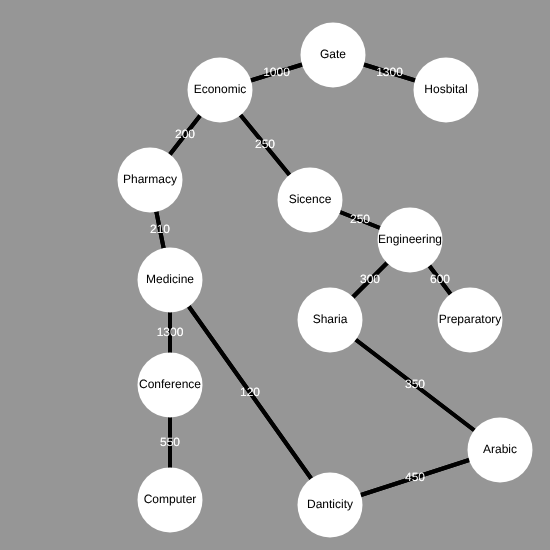
Frame 1 (no input)
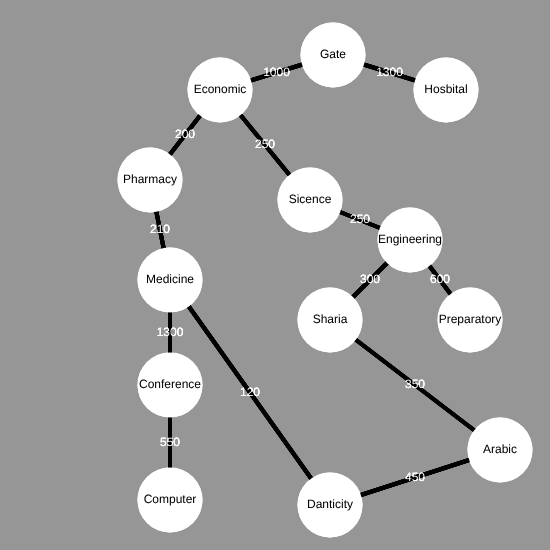
Frame 2 (the mouse pressed at the canvas centre, redrawn once)

The p5.js sketch that drew these frames (run headless with seeded random() and noise() and a simulated clock; the mouse was pressed at the canvas centre and the sketch redrawn once):

// p5.js sketch
// ── sketch.js
let size = 65;

function setup() {
  let screenHight = 550;
  let screenWidth = 550;

  createCanvas(screenWidth, screenHight);
  background(150);
  noSmooth();
  strokeWeight(4);

}

function draw() {
  textSize(12);

  for (let i = 0; i < colleges.length; i++) {
    for (let j = 0; j < colleges[i].links.length; j++) {
      let tem = colleges[i].links[j].index;
      let xaxis = lerp(colleges[i].axis[0], colleges[tem].axis[0],0.5);
      let yaxis = lerp(colleges[i].axis[1], colleges[tem].axis[1],0.5);
      push();
      stroke(1);
      line(colleges[i].axis[0], colleges[i].axis[1], colleges[tem].axis[0], colleges[tem].axis[1]);
      pop();
      push();
      fill(250, 250, 250);
      textAlign(CENTER, CENTER)
      text(colleges[i].links[j].G,xaxis,yaxis);
      pop();
    }
  }
  push();
  strokeWeight(0);
  for (let i = 0; i < colleges.length; i++) {
    stroke(1);
    textAlign(CENTER, CENTER)
    ellipse(colleges[i].axis[0], colleges[i].axis[1], size, size);
    text(colleges[i].name, colleges[i].axis[0], colleges[i].axis[1]);
  }
  pop();
  noLoop();
}
// ── Astar.js
const colleges = [
    { name: "Gate", axis: [333, 55], links: [{ index: 1, G: 1000 }, { index: 2, G: 1300 }], heurestic: 1500 }, // 0
    { name: "Economic", axis: [220, 90], links: [{ index: 0, G: 1000 }, { index: 3, G: 200 }, { index: 4, G: 250 }], heurestic: 1120 }, // 1
    { name: "Hosbital", axis: [446, 90], links: [{ index: 0, G: 1300 }], heurestic: 1060 }, // 2
    { name: "Pharmacy", axis: [150, 180], links: [{index: 1, G: 200},{index: 10, G: 210}], heurestic: 910 }, //3
    { name: "Sicence", axis: [310, 200], links: [{index: 1, G: 250},{index: 5, G: 250}], heurestic: 1250 },//4
    { name: "Engineering", axis: [410 , 240], links: [{index: 4, G: 250},{index: 6, G: 600},{index: 7, G: 300}], heurestic: 1250 },//5
    { name: "Preparatory", axis: [470, 320], links: [{index: 5, G: 600}], heurestic: 1440 },//6
    { name: "Sharia", axis: [330, 320], links: [{index: 5, G: 300},{index: 8, G: 350}], heurestic: 1140 },//7
    { name: "Arabic", axis: [500, 450], links: [{index: 7, G: 350},{index: 9, G: 450}], heurestic: 1030 },//8
    { name: "Danticity", axis: [330, 505], links: [{index: 8, G: 450},{index: 10, G: 120}], heurestic: 1500 },//9
    { name: "Medicine", axis: [170, 280], links: [{index: 3, G: 210},{index: 9, G: 120},{index: 11, G: 1300}], heurestic: 930 },//10
    { name: "Conference", axis: [170, 385], links: [{index: 10, G: 1300},{index: 12, G: 550}], heurestic: 445 },//11
    { name: "Computer", axis: [170, 500], links: [{index: 11, G: 550}], heurestic: 0 }//12
  ]

let path = [];
let visited = [];
let funcG = [];
let funcF= [];
let list = [];
let counter = 0;

function Astar(){
    funcG[0] = 0;
    funcF[0] = 0;
    assignFCost(0);
    list = [0];
    path[0] = [0];
    travel(0);
    console.log(path[12]);
    let arr = path[12];
    for(let i = 0; i < path[12].length; i++){
      if(i == arr.length - 1){
        break;
      }
      let xaxis = lerp(colleges[arr[i]].axis[0], colleges[arr[i+1]].axis[0],0.5);
      let yaxis = lerp(colleges[arr[i]].axis[1], colleges[arr[i+1]].axis[1],0.5);

     push();
     stroke(0, 250, 0);
     strokeWeight(10)
     line(colleges[arr[i]].axis[0], colleges[arr[i]].axis[1], colleges[arr[i + 1]].axis[0], colleges[arr[i + 1]].axis[1]);
     pop();
     textAlign(CENTER, CENTER);
     temp = findIndex(arr[i],arr[i+1]);
     text(colleges[arr[i]].links[temp].G,xaxis,yaxis);
    }
    for (let i = 0; i < colleges.length; i++) {
      push()
      strokeWeight(0)
      textAlign(CENTER, CENTER)
      ellipse(colleges[i].axis[0], colleges[i].axis[1], size, size);
      text(colleges[i].name, colleges[i].axis[0], colleges[i].axis[1]);
      pop()
    }
  }
function findIndex(y,x){
  for(let i = 0 ; i < colleges[y].links.length ; i++){
    if(colleges[y].links[i].index === x){
      return i
    }
  }
}
  function comp2Cities(from, to){
    let temp = funcG[from] + colleges[from].heurestic + colleges[from].links[to].G;
    if (temp < funcF[to]){
      funcF[to] = temp;
    }
  }

  function assignFCost(location){
    funcF[location] = funcG[location] + colleges[location].heurestic;
  }

  function assignGCost(from, to){
    funcG[colleges[from].links[to].index] = funcG[from] + colleges[from].links[to].G;
  }

  function assignPath(from, to){
   let arr = path[from];
    path[to] = [...arr,to];
  }

  function travel(currLoc){
    console.log(currLoc);
  // counter++;
  // if(counter == 20){
  //   // console.log(funcF);
  //   // console.log(funcG);
  //   // console.log(list);
  //   // console.log(visited);
  //   // console.log(path);
  //   return;
  // }
  visited.push(currLoc);
  if (currLoc == 12){
    return;
  }
  for(let i = 0; i < colleges[currLoc].links.length; i++){
    if(list.includes(colleges[currLoc].links[i].index)){
      comp2Cities(currLoc, i);
    }
    else {
      if(!visited.includes(colleges[currLoc].links[i].index)){
        assignPath(currLoc, colleges[currLoc].links[i].index);
      }
      list.push(colleges[currLoc].links[i].index);
      assignGCost(currLoc, i);
      assignFCost(colleges[currLoc].links[i].index);
    }
  }
  let ind = list.indexOf(currLoc);
  list.splice(ind, 1);
  let destination = list[0];

  for(let i = 0; i <= list.length; i++){
    if(funcF[list[i]] < funcF[destination]){
      destination = list[i];
    }
  }
  travel(destination);
  }
// ── style.css
button {
    background-color: #4CAF50; /* Green */
    border: none;
    color: white;
    padding: 15px 32px;
    text-align: center;
    text-decoration: none;
    display: inline-block;
    font-size: 16px;
    width: 39%;
  }

button:hover{
background-color: tomato;
cursor: pointer; 
}
